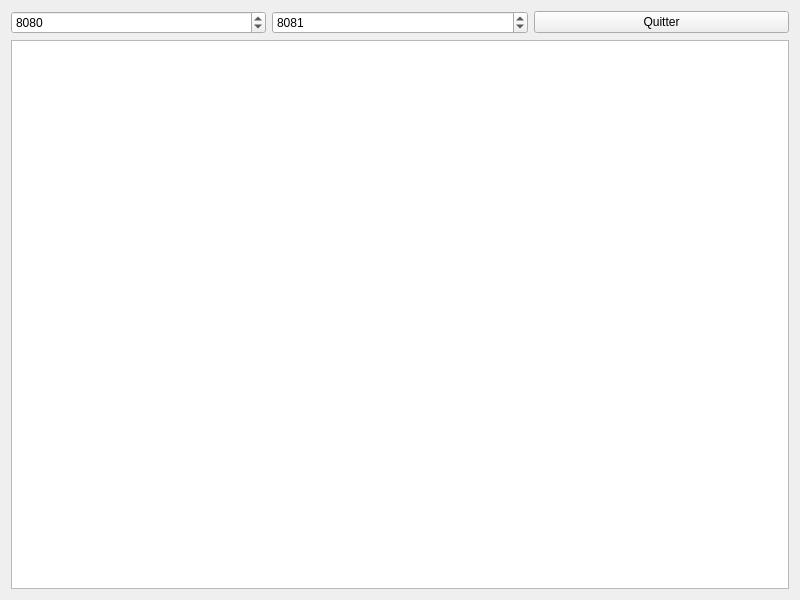
<?xml version="1.0" encoding="UTF-8"?>
<ui version="4.0">
 <class>Widget</class>
 <widget class="QWidget" name="Widget">
  <property name="geometry">
   <rect>
    <x>0</x>
    <y>0</y>
    <width>800</width>
    <height>600</height>
   </rect>
  </property>
  <property name="windowTitle">
   <string>Widget</string>
  </property>
  <layout class="QVBoxLayout" name="verticalLayout">
   <item>
    <layout class="QHBoxLayout" name="horizontalLayout_3">
     <item>
      <layout class="QHBoxLayout" name="horizontalLayout">
       <item>
        <widget class="QSpinBox" name="spinBoxPortHttp">
         <property name="minimum">
          <number>2049</number>
         </property>
         <property name="maximum">
          <number>65535</number>
         </property>
         <property name="value">
          <number>8080</number>
         </property>
        </widget>
       </item>
      </layout>
     </item>
     <item>
      <layout class="QHBoxLayout" name="horizontalLayout_2">
       <item>
        <widget class="QSpinBox" name="spinBoxPortTCP">
         <property name="minimum">
          <number>2049</number>
         </property>
         <property name="maximum">
          <number>65535</number>
         </property>
         <property name="value">
          <number>8081</number>
         </property>
        </widget>
       </item>
      </layout>
     </item>
     <item>
      <widget class="QPushButton" name="pushButtonQuitter">
       <property name="text">
        <string>Quitter</string>
       </property>
      </widget>
     </item>
    </layout>
   </item>
   <item>
    <widget class="QTextEdit" name="textEditLog"/>
   </item>
  </layout>
 </widget>
 <resources/>
 <connections>
  <connection>
   <sender>pushButtonQuitter</sender>
   <signal>clicked()</signal>
   <receiver>Widget</receiver>
   <slot>close()</slot>
   <hints>
    <hint type="sourcelabel">
     <x>263</x>
     <y>143</y>
    </hint>
    <hint type="destinationlabel">
     <x>424</x>
     <y>165</y>
    </hint>
   </hints>
  </connection>
 </connections>
</ui>
